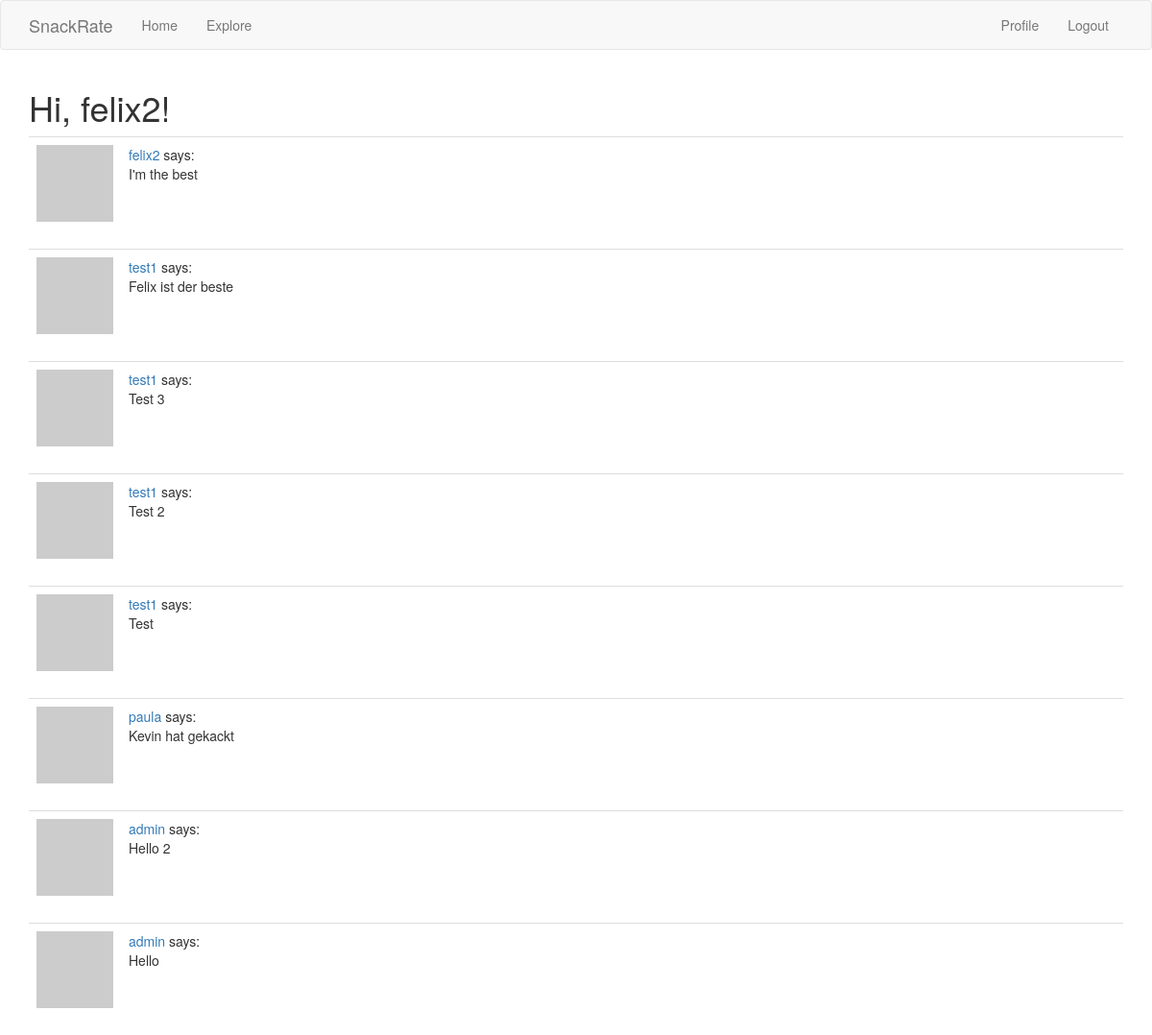
Screenshot of /explore (signed in) with the database file from the repository.
### app/models.py (models this page shows, shortened)
class User(UserMixin, db.Model):
    id = db.Column(db.Integer, primary_key=True)
    username = db.Column(db.String(64), index=True, unique=True)
    email = db.Column(db.String(120), index=True, unique=True)
    password_hash = db.Column(db.String(128))
    posts = db.relationship('Post', backref='author', lazy='dynamic')
    about_me = db.Column(db.String(140))
    last_seen = db.Column(db.DateTime, default=datetime.utcnow)
    followed = db.relationship(
        'User', secondary=followers,
        primaryjoin=(followers.c.follower_id == id),
        secondaryjoin=(followers.c.followed_id == id),
        backref=db.backref('followers', lazy='dynamic'), lazy='dynamic')
    def avatar(self, size):
        digest = md5(self.email.lower().encode('utf-8')).hexdigest()
        return 'https://www.gravatar.com/avatar/{}?d=identicon&s={}'.format(digest,size)

class Post(db.Model):
    id = db.Column(db.Integer, primary_key=True)
    body = db.Column(db.String(140))
    timestamp = db.Column(db.DateTime, index=True, default=datetime.utcnow)
    user_id = db.Column(db.Integer, db.ForeignKey('user.id'))

### app/routes.py (the view)
@app.route('/explore')
@login_required
def explore():
    page = request.args.get('page', 1, type=int)
    posts = Post.query.order_by(Post.timestamp.desc()).paginate(
        page=page, per_page=app.config['POSTS_PER_PAGE'], error_out=False)
    next_url = url_for('explore', page=posts.next_num) if posts.has_next else None
    prev_url = url_for('explore', page=posts.prev_num) if posts.has_prev else None
    return render_template('index.html', title='Explore', posts=posts.items, next_url=next_url, prev_url=prev_url)

### app/models.py (called while the page is built)
@login.user_loader
def load_user(id):
    return User.query.get(int(id))

### app/routes.py (called while the page is built)
@app.before_request
def before_request():
    if current_user.is_authenticated:
        current_user.last_seen = datetime.utcnow()
        db.session.commit()

### app/templates/index.html (shortened to what this page needs)
{% extends "base.html" %}
{% block app_content %}
    <h1>Hi, {{ current_user.username }}!</h1>
    {% for post in posts %}
        {% include '_posts.html' %}
    {% endfor %}
{% endblock %}

### app/templates/_posts.html
<table class="table table-hover">
    <tr>
        <td width="70px">
            <a href="{{ url_for('user', username=post.author.username) }}">
                <img src="{{ post.author.avatar(70) }}" />
            </a>
        </td>
        <td>
            <a href="{{ url_for('user', username=post.author.username) }}">
                {{ post.author.username }}
            </a>
            says:
            <br>
            {{ post.body }}
        </td>
    </tr>
</table>

### rows the page displays
User: username "felix2"
Post: author.username "felix2", body "I'm the best"
Post: author.username "test1", body "Felix ist der beste"
Post: author.username "test1", body "Test 3"
Post: author.username "test1", body "Test 2"
Post: author.username "test1", body "Test"
Post: author.username "paula", body "Kevin hat gekackt"
Post: author.username "admin", body "Hello 2"
Post: author.username "admin", body "Hello"
